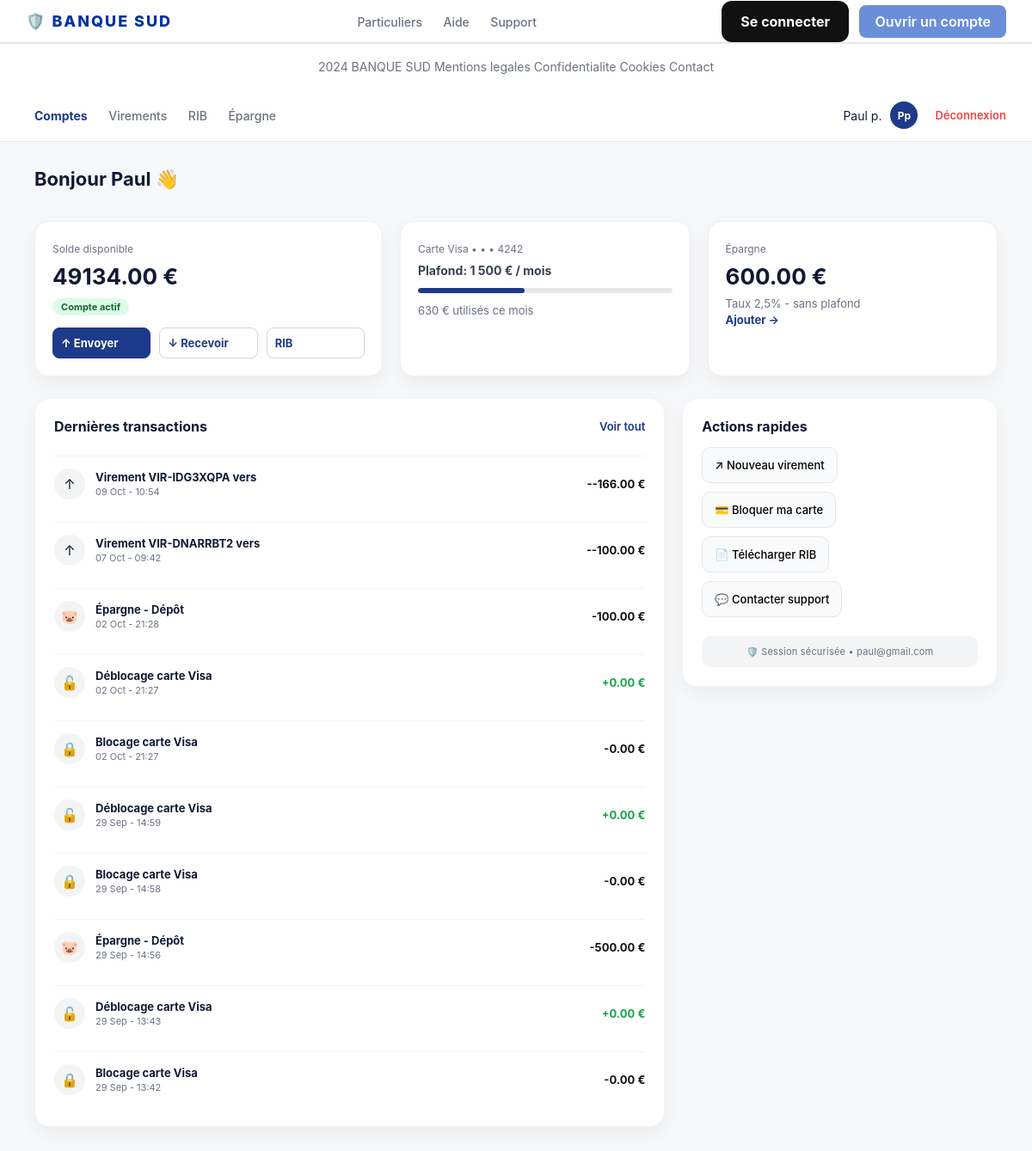
Page /dashboard/ (signed in) on the committed database.
### Banques/models.py (models this page shows, shortened)
class Compte(models.Model):
    user = models.OneToOneField(User, on_delete=models.CASCADE)
    numero_compte = models.CharField(max_length=20, unique=True) # ex: BN1234567890
    numero_carte = models.CharField(max_length=4, default="4242")
    solde = models.DecimalField(max_digits=12, decimal_places=2, default=50.00)
    epargne = models.DecimalField(max_digits=12, decimal_places=2, default=0.00)
    carte_bloquee = models.BooleanField(default=False)
    created_at = models.DateTimeField(auto_now_add=True)

class Transaction(models.Model):
    compte = models.ForeignKey(Compte, on_delete=models.CASCADE, related_name='transactions')
    label = models.CharField(max_length=255)
    montant = models.DecimalField(max_digits=12, decimal_places=2)
    type = models.CharField(max_length=10, choices=[('credit','credit'),('debit','debit')])
    categorie = models.CharField(max_length=50, default='virement')
    icon = models.CharField(max_length=10, default='💳')
    date = models.DateTimeField(auto_now_add=True)

### Banques/views.py (the view)
# urls.py: path('dashboard/', views.dashboard_view, name='dashboard'),
@login_required(login_url='/login/')
def dashboard_view(request):
    compte, created = Compte.objects.get_or_create(user=request.user)
    transactions = compte.transactions.all()[:10]
    return render(request, 'dashboard.html', {
        'compte': compte,
        'transactions': transactions
    })

### templates/dashboard.html
{% extends "base.html" %}
{% block contenus %}
<body>
<header>
    <nav>
        <a class="active" href="#">Comptes</a>
        <a href="{% url "virement" %}">Virements</a>
        <a href="{% url "download_rib" %}">RIB</a>
        <a href="{% url "epargne" %}">Épargne</a>
    </nav>
    <div class="user">
        <span>{{ request.user.first_name }} {{ request.user.last_name|first }}.</span>
        <div class="avatar">{{ request.user.first_name|first }}{{ request.user.last_name|first }}</div>
        <a href="/logout/" class="logout">Déconnexion</a>
    </div>
</header>
<div class="dashboard">
    <h2 class="welcome">Bonjour {{ request.user.first_name }} 👋</h2>
    <div class="top-cards">
        <div class="card solde">
            <small>Solde disponible</small>
            <h2>{% if compte %}{{ compte.solde }}{% else %}0.00{% endif %} €</h2>
            <span class="up">Compte actif</span>
            <div class="card-btns" >
                <a href="{% url 'virement' %}" class="btn">↑ Envoyer</a>
                <a href="{% url 'recevoir' %}" class="btn">↓ Recevoir</a>
                <a href="{% url 'download_rib' %}" class="btn" >RIB</a>
            </div>
        </div>
        <div class="card visa" style="{% if compte.carte_bloquee %}background:#ef4444; color:white;{% endif %}">
            <small>Carte Visa • • • {{ compte.numero_carte }}</small>
            {% if compte.carte_bloquee %}
                <h3 style="color:white;">🔒 CARTE BLOQUÉE</h3>
                <p>Tous les paiements sont bloqués</p>
            {% else %}
                <h3>Plafond: 1 500 € / mois</h3>
                <div class="progress"><div style="width:42%"></div></div>
                <p>630 € utilisés ce mois</p>
            {% endif %}
        </div>
        <div class="card epargne">
            <small>Épargne</small>
            <h2>{{ compte.epargne }} €</h2>
            <p>Taux 2,5% - sans plafond</p>
            <a href="{% url 'epargne' %}">Ajouter →</a>
        </div>
    </div>
    <div class="bottom">
        <div class="transactions">
            <div class="t-head">
                <h3>Dernières transactions</h3>
                <a href="#">Voir tout</a>
            </div>
            {% if transactions %}
                {% for t in transactions %}
                <div class="t-row">
                    <span>{{ t.icon }}</span>
                    <div><b>{{ t.label }}</b><small>{{ t.date|date:"d M - H:i" }}</small></div>
                    {% if t.type == 'credit' %}
                    <b class="pos">+{{ t.montant }} €</b>
                    {% else %}
                    <b class="neg">-{{ t.montant }} €</b>
                    {% endif %}
                </div>
                {% endfor %}
            {% else %}
                <div class="t-row"><span>🎁</span><div><b>Bonus bienvenue</b><small>Aujourd'hui</small></div><b class="pos">+50,00 €</b></div>
                <div class="t-row"><span>🏦</span><div><b>Ouverture de compte</b><small>Aujourd'hui</small></div><b class="pos">Compte créé</b></div>
            {% endif %}
        </div>
        <div class="quick">
            <h3>Actions rapides</h3>
            <a href="{% url 'virement' %}"><button>↗ Nouveau virement</button></a>
            <a href="{% url 'toggle_carte' %}">
                 {% if compte.carte_bloquee %}
                      <button style="background:#16a34a; color:white;">🔓 Débloquer ma carte</button>
                 {% else %}
                      <button>💳 Bloquer ma carte</button>
                 {% endif %}
            </a>
            <a href="{% url 'download_rib' %}"><button>📄 Télécharger RIB</button></a>
            <a href="{% url "support" %}"><button>💬 Contacter support</button></a>
            <div class="secure">🛡️ Session sécurisée • {{ request.user.email }}</div>
        </div>
    </div>
</div>
</body>
{% endblock  %}

### templates/base.html (shortened to what this page needs)
{% load static %}
<!DOCTYPE html>
<html>
    <head>
        <link rel="stylesheet" href="{% static "css/style.css" %}">
    </head>
    <body>
        <header>
            <div class="logo">🛡️ BANQUE SUD</div>
            <nav>
                <a href="{% url "particuliers" %}">Particuliers</a>
                <a href="{% url "aide" %}">Aide</a>
                <a href="{% url "support" %}">Support</a>
            </nav>
            <div class="actions">
                <a href="{% url "login" %}" class="btn-dark">Se connecter</a>
                <a href="{% url "register" %}" class="btn-light-blue">Ouvrir un compte</a>
            </div>
        </header>
        <footer>
            2024 BANQUE SUD Mentions legales Confidentialite Cookies Contact
        </footer>
        <main>
            {% block contenus %}{% endblock  %}
        </main>
    </body>
</html>

### rows in the picture
Compte: solde "49134.00", numero_carte "4242", epargne "600.00"
Transaction: icon "↑", label "Virement VIR-IDG3XQPA vers", date "09 Oct - 10:54", montant "-166.00"
Transaction: icon "↑", label "Virement VIR-DNARRBT2 vers", date "07 Oct - 09:42", montant "-100.00"
Transaction: icon "🐷", label "Épargne - Dépôt", date "02 Oct - 21:28", montant "100.00"
Transaction: icon "🔓", label "Déblocage carte Visa", date "02 Oct - 21:27", montant "0.00"
Transaction: icon "🔒", label "Blocage carte Visa", date "02 Oct - 21:27", montant "0.00"
Transaction: icon "🔓", label "Déblocage carte Visa", date "29 Sep - 14:59", montant "0.00"
Transaction: icon "🔒", label "Blocage carte Visa", date "29 Sep - 14:58", montant "0.00"
Transaction: icon "🐷", label "Épargne - Dépôt", date "29 Sep - 14:56", montant "500.00"
Transaction: icon "🔓", label "Déblocage carte Visa", date "29 Sep - 13:43", montant "0.00"
Transaction: icon "🔒", label "Blocage carte Visa", date "29 Sep - 13:42", montant "0.00"

### other values in the picture
{{ request.user.first_name }} "Paul"
{{ request.user.last_name|first }} "p"
{{ request.user.first_name|first }} "P"
{{ request.user.email }} "paul@gmail.com"
